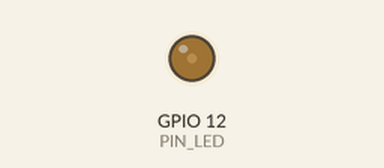
The program below on a simulated Raspberry Pi (BCM pin numbers). Parts: output pins drawn as LEDs (lit = HIGH). At 20.0 s the program stops and its outputs stay as they are.

Above: at 1.95 s.
At 6.45 s:
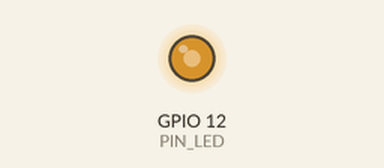
At 11.05 s:
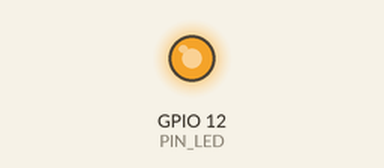
At 20.1 s:
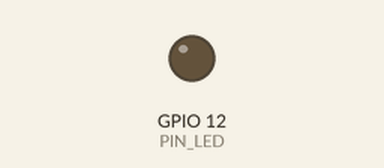
Timing chart, 0 to 21.5 s (numbered marks = the images above):
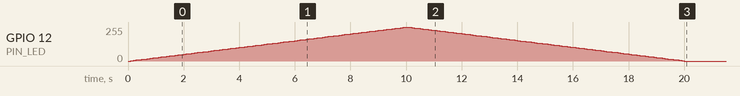

Measured:
- by itself, GPIO 12 (PIN_LED): rises from 0/255 to 255/255 in 9.9 s, then falls to 0/255 in 10.0 s

The program:

rpi_pwm.py
```python
#!/usr/bin/env python3

"""
Show how to use Raspberry Pi PWM mode

RPI only has 2 hardware PWM channels
- BCM12 PWM0
- BCM13 PWM1


p = GPIO.PWM(channel, frequency)
p.start(dc)  # dc = duty cycle
p.ChangeFrequency(freq)
p.ChangeDutyCycle(dc)
p.stop()

"""

from RPi import GPIO
import time


PIN_LED = 12

# use BCM pin#
GPIO.setmode(GPIO.BCM)

# setup
GPIO.setup(PIN_LED, GPIO.OUT)
p = GPIO.PWM(PIN_LED, 500)

p.start(0)

for i in range(100):
    p.ChangeDutyCycle(i)
    time.sleep(0.1)

for i in range(100):
    p.ChangeDutyCycle(100-i)
    time.sleep(0.1)

p.stop()

# cleanup
GPIO.cleanup()
```
